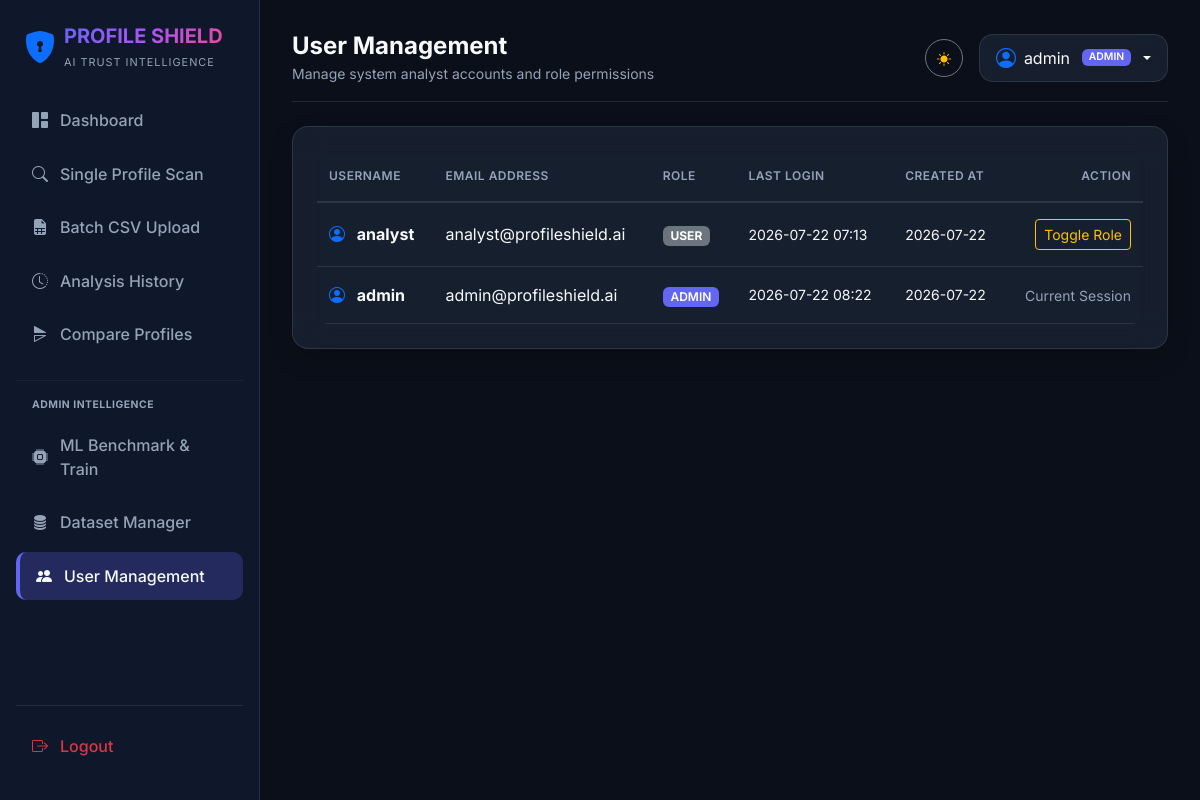
/admin/users (signed in), run on an earlier commit of the app's database.
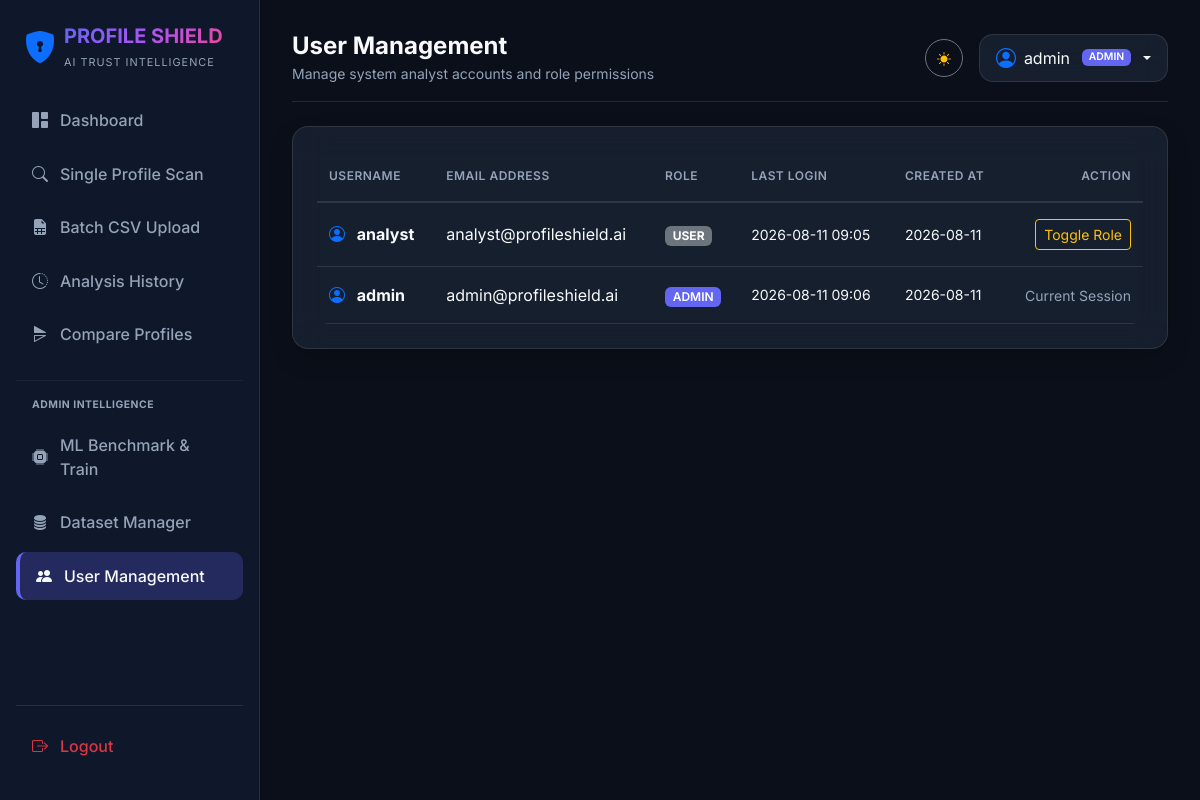
And on a later commit of the database.
### app/models/user.py (models this page shows, shortened)
class User(UserMixin, db.Model):
    __tablename__ = 'users'
    id            = db.Column(db.Integer, primary_key=True)
    username      = db.Column(db.String(64),  unique=True, nullable=False, index=True)
    email         = db.Column(db.String(120), unique=True, nullable=False, index=True)
    password_hash = db.Column(db.String(256), nullable=False)
    role          = db.Column(db.String(20),  default='user')   # 'admin' or 'user'
    is_active     = db.Column(db.Boolean, default=True)
    created_at    = db.Column(db.DateTime, default=datetime.utcnow)
    last_login    = db.Column(db.DateTime, default=datetime.utcnow)
    analyses = db.relationship(
        'ProfileAnalysis',
        backref=db.backref('author', lazy='select'),
        lazy='dynamic',
        cascade='all, delete-orphan',
        foreign_keys='ProfileAnalysis.user_id',
    )
    def is_admin(self) -> bool:
        return self.role.lower() == 'admin'

### app/routes/admin.py (the view)
@admin_bp.route('/users')
@login_required
@admin_required
def user_manager():
    users = User.query.order_by(User.created_at.desc()).all()
    return render_template('admin/users.html', users=users)

### app/templates/admin/users.html
{% extends "base.html" %}
{% block page_title %}User Management{% endblock %}
{% block page_subtitle %}Manage system analyst accounts and role permissions{% endblock %}
{% block content %}
<div class="glass-panel p-4">
    <div class="table-responsive">
        <table class="table table-dark table-hover align-middle mb-0">
            <thead>
                <tr class="text-muted small border-bottom border-secondary border-opacity-50">
                    <th>USERNAME</th>
                    <th>EMAIL ADDRESS</th>
                    <th>ROLE</th>
                    <th>LAST LOGIN</th>
                    <th>CREATED AT</th>
                    <th class="text-end">ACTION</th>
                </tr>
            </thead>
            <tbody>
                {% for u in users %}
                <tr>
                    <td class="fw-bold">
                        <i class="bi bi-person-circle text-primary me-2"></i> {{ u.username }}
                    </td>
                    <td>{{ u.email }}</td>
                    <td>
                        <span class="badge {% if u.role == 'admin' %}bg-primary{% else %}bg-secondary{% endif %}">
                            {{ u.role.upper() }}
                        </span>
                    </td>
                    <td class="text-muted small">{{ u.last_login.strftime('%Y-%m-%d %H:%M') if u.last_login else 'Never' }}</td>
                    <td class="text-muted small">{{ u.created_at.strftime('%Y-%m-%d') }}</td>
                    <td class="text-end">
                        {% if u.id != current_user.id %}
                        <form method="POST" action="{{ url_for('admin.toggle_user_role', user_id=u.id) }}" class="d-inline">
                            <button type="submit" class="btn btn-sm btn-outline-warning">
                                Toggle Role
                            </button>
                        </form>
                        {% else %}
                        <small class="text-muted">Current Session</small>
                        {% endif %}
                    </td>
                </tr>
                {% endfor %}
            </tbody>
        </table>
    </div>
</div>
{% endblock %}

### app/templates/base.html (shortened to what the changed rows need)
<!DOCTYPE html>
<html lang="en" data-theme="light">
<head>
    <link href="https://cdn.jsdelivr.net/npm/bootstrap@5.3.2/dist/css/bootstrap.min.css" rel="stylesheet">
    <link rel="stylesheet" href="https://cdn.jsdelivr.net/npm/bootstrap-icons@1.11.1/font/bootstrap-icons.css">
    <link rel="stylesheet" href="{{ url_for('static', filename='css/custom.css') }}">
</head>
<body>
    {% if current_user.is_authenticated %}
    <aside class="sidebar">
        <div class="d-flex align-items-center gap-2 mb-4 px-2">
            <i class="bi bi-shield-lock-fill fs-2 text-primary"></i>
            <div>
                <h5 class="fw-bold mb-0 gradient-text">PROFILE SHIELD</h5>
                <small class="text-muted" style="font-size: 0.68rem; letter-spacing: 1px;">AI TRUST INTELLIGENCE</small>
            </div>
        </div>
        <nav class="d-flex flex-column flex-grow-1">
            <a href="{{ url_for('dashboard.index') }}" class="nav-link-custom {% if request.endpoint == 'dashboard.index' %}active{% endif %}">
                <i class="bi bi-grid-1x2-fill"></i> Dashboard
            </a>
            <a href="{{ url_for('analysis.new_analysis') }}" class="nav-link-custom {% if request.endpoint == 'analysis.new_analysis' %}active{% endif %}">
                <i class="bi bi-search"></i> Single Profile Scan
            </a>
            <a href="{{ url_for('batch.upload_csv') }}" class="nav-link-custom {% if request.endpoint == 'batch.upload_csv' %}active{% endif %}">
                <i class="bi bi-file-earmark-spreadsheet-fill"></i> Batch CSV Upload
            </a>
            <a href="{{ url_for('batch.history') }}" class="nav-link-custom {% if request.endpoint == 'batch.history' %}active{% endif %}">
                <i class="bi bi-clock-history"></i> Analysis History
            </a>
            <a href="{{ url_for('compare.compare_profiles') }}" class="nav-link-custom {% if request.endpoint == 'compare.compare_profiles' %}active{% endif %}">
                <i class="bi bi-symmetry-horizontal"></i> Compare Profiles
            </a>
            {% if current_user.is_admin() %}
            <hr class="my-3 border-secondary border-opacity-50">
            <div class="px-3 mb-2 text-uppercase text-muted fw-bold" style="font-size: 0.65rem; letter-spacing: 0.5px;">Admin Intelligence</div>
            <a href="{{ url_for('admin.model_trainer') }}" class="nav-link-custom {% if request.endpoint == 'admin.model_trainer' %}active{% endif %}">
                <i class="bi bi-cpu-fill"></i> ML Benchmark & Train
            </a>
            <a href="{{ url_for('admin.datasets') }}" class="nav-link-custom {% if request.endpoint == 'admin.datasets' %}active{% endif %}">
                <i class="bi bi-database-fill"></i> Dataset Manager
            </a>
            <a href="{{ url_for('admin.user_manager') }}" class="nav-link-custom {% if request.endpoint == 'admin.user_manager' %}active{% endif %}">
                <i class="bi bi-people-fill"></i> User Management
            </a>
            {% endif %}
            <div class="mt-auto pt-3 border-top border-secondary border-opacity-25">
                <a href="{{ url_for('auth.logout') }}" class="nav-link-custom text-danger">
                    <i class="bi bi-box-arrow-right"></i> Logout
                </a>
            </div>
        </nav>
    </aside>
    <main class="main-content">
        <header class="d-flex justify-content-between align-items-center mb-4 pb-3 border-bottom border-secondary border-opacity-25">
            <div class="d-flex align-items-center gap-3">
                <div>
                    <h4 class="fw-bold mb-0">{% block page_title %}Dashboard{% endblock %}</h4>
                    <small class="text-muted">{% block page_subtitle %}Next Generation Social Profile Trust Intelligence Platform{% endblock %}</small>
                </div>
            </div>
            <div class="d-flex align-items-center gap-3">
                <button id="themeToggleBtn" class="btn btn-outline-secondary btn-sm rounded-circle" style="width:38px; height:38px;" title="Toggle Dark/Light Mode">
                    <i class="bi bi-sun-fill text-warning"></i>
                </button>
                <div class="dropdown">
                    <button class="btn glass-card dropdown-toggle d-flex align-items-center gap-2 px-3 py-2" type="button" data-bs-toggle="dropdown" aria-expanded="false">
                        <i class="bi bi-person-circle fs-5 text-primary"></i>
                        <span>{{ current_user.username }}</span>
                        <span class="badge bg-primary ms-1" style="font-size:0.65rem;">{{ current_user.role.upper() }}</span>
                    </button>
                </div>
            </div>
        </header>
        {% block content %}{% endblock %}
    </main>
    {% else %}
    <main class="container d-flex flex-column align-items-center justify-content-center min-vh-100 py-4">
        {% block auth_content %}{% endblock %}
    </main>
    {% endif %}
</body>
</html>

What changed in the data, as far as the page shows it:
changed User "admin": last_login "2026-07-22 08:22" → "2026-08-11 09:06"; created_at "2026-07-22" → "2026-08-11"
changed User "analyst": last_login "2026-07-22 07:13" → "2026-08-11 09:05"; created_at "2026-07-22" → "2026-08-11"
